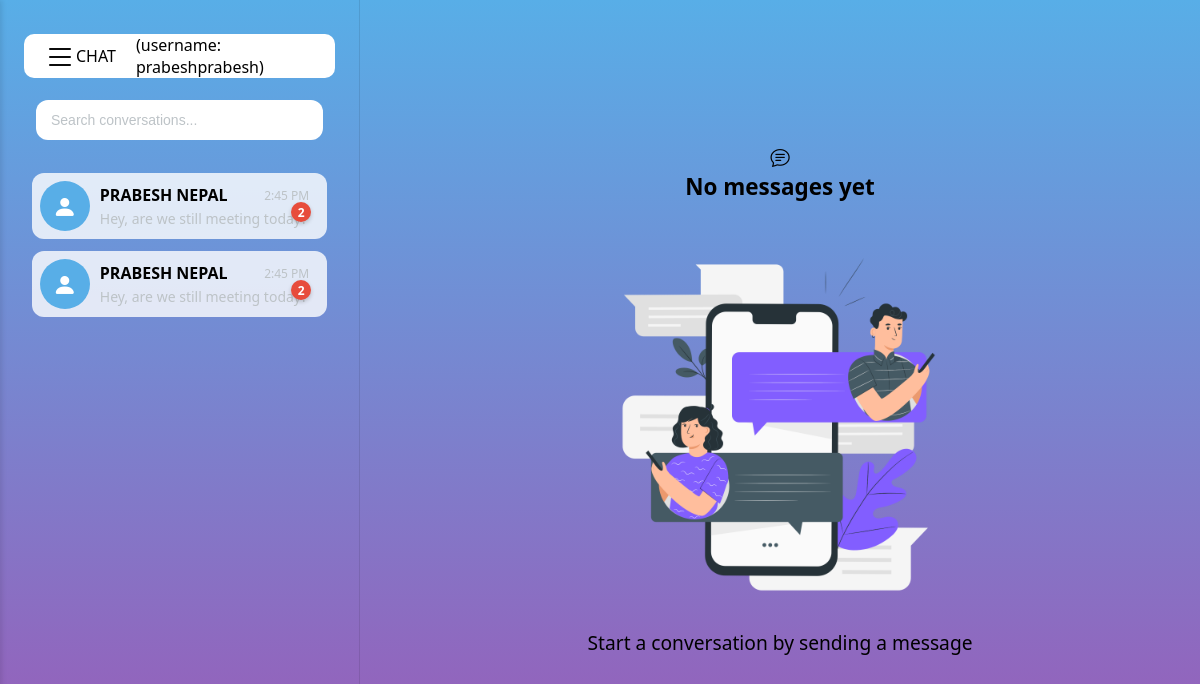
The app's page / (signed in) with its own data.
### chat/models.py (models this page shows)
class CustomUser(AbstractUser):
    friends = models.ManyToManyField(
        'self',
        through="FriendShip",
        symmetrical=False,
        related_name='friend_set',
        blank=True
    )
    def __str__(self):
        return self.username

### chat/views.py (the view, shortened to what this page needs)
# urls.py: path('',include('chat.urls'))
@login_required()
def chat(request):
    my_friends = request.user.friends.all()
    not_my_friend = request.user.friend_set.all()
    all_friends = my_friends.union(not_my_friend)
    room_code = chats = friend =  None
    receiver_id = request.GET.get('id')
    return render(request,'chat.html',{
        'friends':all_friends,
        'my_friend_only':my_friends,
        'friend':friend,
        'room_code':room_code,
        'chat_type':'solo_chat',
        })

### chat/templates/chat.html (shortened to what this page needs)
{% extends 'basechat.html' %}
{% load static %}
{% block friendorgroup %}
    {% for f in friends %}
    <div class="chat-card {% if f == friend %}active{% endif %}" data-slug="{{ f.id }}">
        <div class="chat-image flex"><i class="bi bi-person-fill"></i></div>
        <div class="chat-card-right">
            <div class="chat-card-right-top">
                <div class="chat-name"> {{ f.first_name | upper }} {{ f.last_name | upper }}</div>
                <div class="chat-time">2:45 PM</div>
            </div>
            <div class="chat-last-message">Hey, are we still meeting today?</div>
            <div class="chat-card unread">2</div>
        </div>
    </div>
    {% endfor %}
{% endblock %}

### chat/templates/basechat.html (shortened to what this page needs)
{% load static %}
<!DOCTYPE html>
<html lang="en">
<head>
    <link href="https://cdn.jsdelivr.net/npm/bootstrap-icons@1.11.0/font/bootstrap-icons.css" rel="stylesheet">
    <link href="https://cdnjs.cloudflare.com/ajax/libs/font-awesome/6.4.0/css/all.min.css" rel="stylesheet">
    <link rel="stylesheet" href="{% static 'css/chat.css' %}">
</head>
<body>
    <div class="container" id="roomCode" data-room-code="{{ room_code|default:'' }}">
        <div class="select-user-bar" id="select-user-bar">
            <div class="nav">
                <div><i class="bi bi-list"></i></div>
                <div style="margin-left: 20px;margin-right: 20px;">CHAT</div>
                <p>(username: {{ request.user }})</p>
            </div>
            <div class="search-box">
                <input type="text" class="search-input" placeholder="Search conversations...">
            </div>
            {% block friendorgroup %}
            {% endblock %}
        </div>
        <div class="blank-content-container" id="blank-content-container">
            {% if not friend %}
            <div class="blank-content">
                <i class="bi bi-chat-text"></i>
                <h3>No messages yet</h3><br>
                <img src="{% static 'images/Messages-pana.png' %}" alt="Error" height="400" width="400">
                <p>Start a conversation by sending a message</p>
            </div>
            {% endif %}
        </div>
    </div>
</body>
</html>

### chat/static/css/chat.css (style rules this page uses)
:root { --primary-bg: linear-gradient(to bottom, #58aee7, #9b59b6); --secondary-bg: #ffffff; --accent-color: #58aee7; --accent-color2: linear-gradient(to bottom, #efdbf7, #7004f5); --hover-color: #2ecc71; --text-color: #000000; --text-secondary: #bdc3c7; --card-bg: rgba(255, 255, 255, 0.8); --input-bg: rgba(44, 62, 80, 0.7); --page-bg: linear-gradient(135deg, #58aee7, #9b59b6); --error-color: #e74c3c; --success-color: #2ecc71; --border-radius: 12px; --transition-speed: 0.3s; }
* { margin: 0; padding: 0; box-sizing: border-box; }
body { background: var(--primary-bg); height: 100dvh; overflow: hidden; font-family: 'Segoe UI', Tahoma, Geneva, Verdana, sans-serif; color: var(--text-color); }
.flex { display: flex; flex-direction: column; justify-content: center; align-items: center; }
.container { display: flex; flex-direction: row; align-items: stretch; width: 100%; height: 100%; }
.select-user-bar { flex: 1; max-width: 30%; border-right: 1px solid rgba(0, 0, 0, 0.1); display: flex; flex-direction: column; align-items: center; height: 100%; overflow-x: hidden; overflow-y: auto; position: relative; padding: 2%; }
.search-box { width: 100%; height: auto; padding: 12px; }
.search-input { width: 100%; padding: 10px 15px; border-radius: var(--border-radius); height: 40px; border: none; color: var(--text-color); font-size: 14px; margin-bottom: 15px; }
.search-input::placeholder { color: var(--text-secondary); }
.chat-card { display: flex; flex-direction: row; align-items: center; border-radius: var(--border-radius); width: 95%; height: auto; background-color: var(--card-bg); margin: 6px; padding: 8px; transition: transform var(--transition-speed), background-color var(--transition-speed); position: relative; box-sizing: border-box; }
.chat-card .unread { position: absolute; right: 10px; top: 50%; transform: translateY(-50%); width: 20px; height: 20px; background-color: var(--error-color); border-radius: 50%; display: flex; justify-content: center; align-items: center; font-size: 12px; font-weight: bold; color: white; box-shadow: 0 2px 4px rgba(0, 0, 0, 0.2); }
.chat-image { flex-shrink: 0; height: 50px; width: 50px; border-radius: 50%; margin-right: 10px; background-color: var(--accent-color); color: white; font-size: 24px; overflow: hidden; transition: transform 0.2s; }
.chat-card-right { flex: 1; display: flex; flex-direction: column; justify-content: center; overflow: hidden; }
.chat-card-right-top { display: flex; flex-direction: row; justify-content: space-between; align-items: center; padding-right: 10px; font-size: 16px; overflow: hidden; }
.chat-name { font-weight: 600; white-space: nowrap; overflow: hidden; text-overflow: ellipsis; max-width: 70%; }
.chat-time { font-size: 12px; color: var(--text-secondary); white-space: nowrap; }
.chat-last-message { padding-top: 3px; font-size: 14px; color: var(--text-secondary); white-space: nowrap; overflow: hidden; text-overflow: ellipsis; max-width: 100%; }
.blank-content-container { flex: auto; display: none; }
.blank-content { display: flex; height: 100%; flex: 1; flex-direction: column; align-items: center; justify-content: center; background-color: var(--primary-bg); font-size: larger; }
.nav { display: flex; background: var(--secondary-bg); align-items: center; width: 100%; cursor: pointer; border-radius: 10px; margin: 10px; transition: transform var(--transition-speed), background-color var(--transition-speed); }
.bi-list { width: 100%; position: relative; left: 20px; font-size:2rem; }
@media (min-width: 1200px) { .select-user-bar { width: 320px; } }
@media (min-width: 1200px) { .chat-name { max-width: 220px; } }
@media (min-width: 1200px) { .chat-last-message { max-width: 300px; } }

### records on screen
CustomUser: user "prabeshprabesh"
CustomUser: first_name "PRABESH", last_name "NEPAL"
CustomUser: first_name "PRABESH", last_name "NEPAL"
